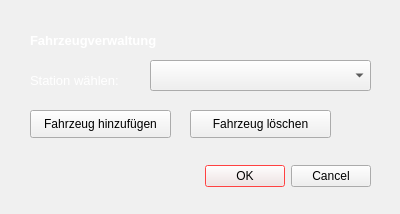
<?xml version="1.0" encoding="UTF-8"?>
<ui version="4.0">
 <class>Dialog</class>
 <widget class="QDialog" name="Dialog">
  <property name="geometry">
   <rect>
    <x>0</x>
    <y>0</y>
    <width>400</width>
    <height>214</height>
   </rect>
  </property>
  <property name="palette">
   <palette>
    <active>
     <colorrole role="WindowText">
      <brush brushstyle="SolidPattern">
       <color alpha="255">
        <red>255</red>
        <green>255</green>
        <blue>255</blue>
       </color>
      </brush>
     </colorrole>
     <colorrole role="Button">
      <brush brushstyle="SolidPattern">
       <color alpha="255">
        <red>255</red>
        <green>255</green>
        <blue>255</blue>
       </color>
      </brush>
     </colorrole>
     <colorrole role="Window">
      <brush brushstyle="SolidPattern">
       <color alpha="255">
        <red>199</red>
        <green>59</green>
        <blue>59</blue>
       </color>
      </brush>
     </colorrole>
     <colorrole role="Highlight">
      <brush brushstyle="SolidPattern">
       <color alpha="255">
        <red>255</red>
        <green>0</green>
        <blue>0</blue>
       </color>
      </brush>
     </colorrole>
     <colorrole role="Link">
      <brush brushstyle="SolidPattern">
       <color alpha="255">
        <red>255</red>
        <green>0</green>
        <blue>0</blue>
       </color>
      </brush>
     </colorrole>
    </active>
    <inactive>
     <colorrole role="WindowText">
      <brush brushstyle="SolidPattern">
       <color alpha="255">
        <red>255</red>
        <green>255</green>
        <blue>255</blue>
       </color>
      </brush>
     </colorrole>
     <colorrole role="Button">
      <brush brushstyle="SolidPattern">
       <color alpha="255">
        <red>240</red>
        <green>240</green>
        <blue>240</blue>
       </color>
      </brush>
     </colorrole>
     <colorrole role="Window">
      <brush brushstyle="SolidPattern">
       <color alpha="255">
        <red>240</red>
        <green>240</green>
        <blue>240</blue>
       </color>
      </brush>
     </colorrole>
     <colorrole role="Highlight">
      <brush brushstyle="SolidPattern">
       <color alpha="255">
        <red>255</red>
        <green>0</green>
        <blue>0</blue>
       </color>
      </brush>
     </colorrole>
     <colorrole role="Link">
      <brush brushstyle="SolidPattern">
       <color alpha="255">
        <red>255</red>
        <green>0</green>
        <blue>0</blue>
       </color>
      </brush>
     </colorrole>
    </inactive>
    <disabled>
     <colorrole role="WindowText">
      <brush brushstyle="SolidPattern">
       <color alpha="255">
        <red>120</red>
        <green>120</green>
        <blue>120</blue>
       </color>
      </brush>
     </colorrole>
     <colorrole role="Button">
      <brush brushstyle="SolidPattern">
       <color alpha="255">
        <red>240</red>
        <green>240</green>
        <blue>240</blue>
       </color>
      </brush>
     </colorrole>
     <colorrole role="Window">
      <brush brushstyle="SolidPattern">
       <color alpha="255">
        <red>240</red>
        <green>240</green>
        <blue>240</blue>
       </color>
      </brush>
     </colorrole>
     <colorrole role="Highlight">
      <brush brushstyle="SolidPattern">
       <color alpha="255">
        <red>255</red>
        <green>0</green>
        <blue>0</blue>
       </color>
      </brush>
     </colorrole>
     <colorrole role="Link">
      <brush brushstyle="SolidPattern">
       <color alpha="255">
        <red>255</red>
        <green>0</green>
        <blue>0</blue>
       </color>
      </brush>
     </colorrole>
    </disabled>
   </palette>
  </property>
  <property name="cursor">
   <cursorShape>UpArrowCursor</cursorShape>
  </property>
  <property name="windowTitle">
   <string>Dialog</string>
  </property>
  <property name="whatsThis">
   <string/>
  </property>
  <widget class="QDialogButtonBox" name="button">
   <property name="geometry">
    <rect>
     <x>30</x>
     <y>160</y>
     <width>341</width>
     <height>32</height>
    </rect>
   </property>
   <property name="orientation">
    <enum>Qt::Horizontal</enum>
   </property>
   <property name="standardButtons">
    <set>QDialogButtonBox::Cancel|QDialogButtonBox::Ok</set>
   </property>
  </widget>
  <widget class="QLabel" name="label_2">
   <property name="geometry">
    <rect>
     <x>30</x>
     <y>30</y>
     <width>281</width>
     <height>21</height>
    </rect>
   </property>
   <property name="font">
    <font>
     <family>Arial</family>
     <pointsize>10</pointsize>
     <weight>75</weight>
     <bold>true</bold>
    </font>
   </property>
   <property name="text">
    <string>Fahrzeugverwaltung</string>
   </property>
  </widget>
  <widget class="QgsFeatureListComboBox" name="mFeatureListComboBox_2">
   <property name="geometry">
    <rect>
     <x>150</x>
     <y>60</y>
     <width>221</width>
     <height>31</height>
    </rect>
   </property>
  </widget>
  <widget class="QLabel" name="label_10">
   <property name="geometry">
    <rect>
     <x>30</x>
     <y>70</y>
     <width>111</width>
     <height>21</height>
    </rect>
   </property>
   <property name="font">
    <font>
     <family>Arial</family>
     <pointsize>10</pointsize>
    </font>
   </property>
   <property name="text">
    <string>Station wählen:</string>
   </property>
  </widget>
  <widget class="QPushButton" name="pushButton_2">
   <property name="geometry">
    <rect>
     <x>30</x>
     <y>110</y>
     <width>141</width>
     <height>28</height>
    </rect>
   </property>
   <property name="text">
    <string>Fahrzeug hinzufügen</string>
   </property>
  </widget>
  <widget class="QPushButton" name="pushButton_3">
   <property name="geometry">
    <rect>
     <x>190</x>
     <y>110</y>
     <width>141</width>
     <height>28</height>
    </rect>
   </property>
   <property name="text">
    <string>Fahrzeug löschen</string>
   </property>
  </widget>
 </widget>
 <customwidgets>
  <customwidget>
   <class>QgsFeatureListComboBox</class>
   <extends>QComboBox</extends>
   <header>qgsfeaturelistcombobox.h</header>
  </customwidget>
 </customwidgets>
 <resources/>
 <connections>
  <connection>
   <sender>button</sender>
   <signal>accepted()</signal>
   <receiver>Dialog</receiver>
   <slot>accept()</slot>
   <hints>
    <hint type="sourcelabel">
     <x>248</x>
     <y>254</y>
    </hint>
    <hint type="destinationlabel">
     <x>157</x>
     <y>274</y>
    </hint>
   </hints>
  </connection>
  <connection>
   <sender>button</sender>
   <signal>rejected()</signal>
   <receiver>Dialog</receiver>
   <slot>reject()</slot>
   <hints>
    <hint type="sourcelabel">
     <x>316</x>
     <y>260</y>
    </hint>
    <hint type="destinationlabel">
     <x>286</x>
     <y>274</y>
    </hint>
   </hints>
  </connection>
 </connections>
</ui>
